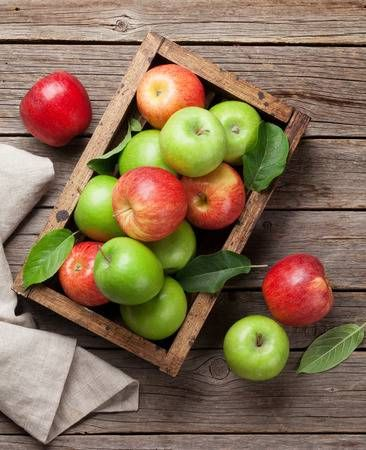
//> input picture fruit1.jpeg, 366 x 450 px
$ ./소스   (built with g++ and OpenCV 4)
//> lines starting //> are read from the running program, lines starting //| are printed output that depends on the picture
#include <iostream>
#include <time.h>
#include "opencv2/core/core.hpp"
#include "opencv2/highgui/highgui.hpp"
#include "opencv2/imgproc/imgproc.hpp"
using namespace std;
using namespace cv;

void exCvMeanShift();
void exMyMeanShift();

void main()
{
	exCvMeanShift();
	exMyMeanShift();
}

void exCvMeanShift()
{
	Mat img = imread("fruit1.jpeg");
//> img is the input picture: 450 rows x 366 cols, CV_8UC3; mean B, G, R 84.7, 111.2, 134.9
	if (img.empty()) exit(-1);
	cout << "------exCvMeanshift() -------" << endl;

	resize(img, img, Size(256, 256), 0, 0, CV_INTER_AREA);
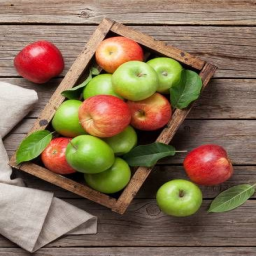
//> img: 256 rows x 256 cols, CV_8UC3; mean B, G, R 84.7, 111.2, 134.9
	imshow("Src", img);
	imwrite("exCvMeanShift_src.jpg", img);

	pyrMeanShiftFiltering(img, img, 8, 16);
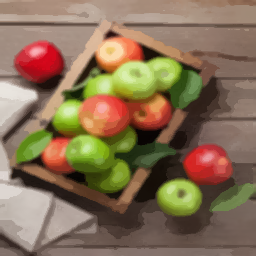
//> img: 256 rows x 256 cols, CV_8UC3; mean B, G, R 84.9, 111.4, 135
//> in exMyMeanShift, `cvtColor(img, img, CV_RGB2Luv);`: img: 256 rows x 256 cols, CV_8UC3; mean of channels 0, 1, 2 115.6, 87.5, 117.1

	imshow("DstexcvMeanShift", img);
	//waitKey();
	//destroyAllWindows();
	imwrite("exCvMeanShift_dst.jpg", img);
}

class Point5D
{
	//Mean shift 구현을 위한 전용 포인트 클래스

public:
	float x, y, l, u, v;

	Point5D();
	~Point5D();

	void accumPt(Point5D); //포인트 축적
	void copyPt(Point5D); // 포인트 복사
	float getColorDist(Point5D); // 색상 거리 계산
	float getSpatialDsit(Point5D); // 좌표 거리 계산
	void scalePt(float); // 포인트 스케일링 함수(평균용)
	void setPt(float, float, float, float, float); // 포인트 값 설정 함수
	void printPt(); // 포인트 값 출려함수
};

Point5D::Point5D() {
	x = -1;
	y = -1;
}
Point5D::~Point5D()
{

}

void Point5D::accumPt(Point5D Pt)
{
	x += Pt.x;
	y += Pt.y;
	l += Pt.l;
	u += Pt.u;
	v += Pt.v;
}

void Point5D::copyPt(Point5D Pt)
{
	x = Pt.x;
	y = Pt.y;
	l = Pt.l;
	u = Pt.u;
	v = Pt.v;
}

float Point5D::getColorDist(Point5D Pt)
{
	return sqrt(pow(l - Pt.l, 2) +
		pow(u - Pt.u, 2) +
		pow(v - Pt.v, 2));
}

float Point5D::getSpatialDsit(Point5D Pt)
{
	return sqrt(pow(x - Pt.x, 2) + pow(y - Pt.y, 2));
}

void Point5D::scalePt(float scale)
{
	x *= scale;
	y *= scale;
	l *= scale;
	u *= scale;
	v *= scale;
}

void Point5D::setPt(float px, float py, float pl, float pa, float pb)
{
	x = px;
	y = py;
	l = pl;
	u = pa;
	v = pb;
}

void Point5D::printPt()
{
	cout << x << " " << y << " " << l << " " << u << " " << v << endl;
}

class MeanShift
{
	//Mean shift 클래스

public:
	float bw_spatial = 8;
	float bw_color = 16;
	float min_shift_color = 0.1;
	float min_shift_spatial = 0.1;
	int max_steps = 10;
	vector <Mat> img_split;
	MeanShift(float, float, float, float, int);
	void doFiltering(Mat&);
};

MeanShift::MeanShift(float bs, float bc, float msc, float mss, int ms)
{
	//생성자

	bw_spatial = bs;
	bw_color = bc;
	max_steps = ms;
	min_shift_color = msc;
	min_shift_spatial = mss;
}

void MeanShift::doFiltering(Mat& img)
{
	int height = img.rows;
//> height = 256
	int width = img.cols;
//> width = 256
	split(img, img_split);
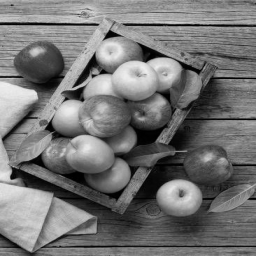
//> img_split[0]: 256 rows x 256 cols, CV_8UC1; min 0, max 240, mean 115.6
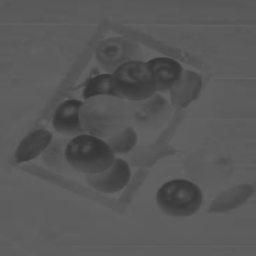
//> img_split[1]: 256 rows x 256 cols, CV_8UC1; min 52, max 100, mean 87.5
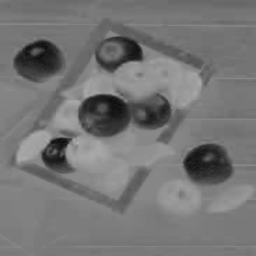
//> img_split[2]: 256 rows x 256 cols, CV_8UC1; min 12, max 177, mean 117.1
	Point5D pt, pt_prev, pt_cur, pt_sum;

	int pad_left, pad_right, pad_top, pad_bottom;
	size_t n_pt, step;

	for (int row = 0; row < height; row++)
	{
		for (int col = 0; col < width; col++)
		{

			pad_left = (col - bw_spatial) > 0 ? (col - bw_spatial) : 0;
			pad_right = (col + bw_spatial) < width ? (col + bw_spatial) : width;
			pad_top = (row - bw_spatial) > 0 ? (row - bw_spatial) : 0;
			pad_bottom = (row + bw_spatial) < height ? (row + bw_spatial) : height;

			//<현재 픽셀 세팅>

			pt_cur.setPt(row, col, (float)img_split[0].at<uchar>(row, col), (float)img_split[1].at<uchar>(row, col), (float)img_split[2].at<uchar>(row, col));

			//<주변 픽셀 탐색>
			step = 0;
			do {
				pt_prev.copyPt(pt_cur);
				pt_sum.setPt(0, 0, 0, 0, 0);
				n_pt = 0;
				for (int hx = pad_top; hx < pad_bottom; hx++)
				{
					for (int hy = pad_left; hy < pad_right; hy++)
					{
						pt.setPt(hx, hy, (float)img_split[0].at<uchar>(hx, hy), (float)img_split[1].at<uchar>(hx, hy), (float)img_split[2].at<uchar>(hx, hy));

						//<color bandwidth 안에서 축적>
						if (pt.getColorDist(pt_cur) < bw_color)
						{
							pt_sum.accumPt(pt);
							n_pt++;
						}
					}
				}

				// <축적 결과를 기반으로 현재픽셀 갱신>
				pt_sum.scalePt(1.0 / n_pt); // 축적 결과 평균
				pt_cur.copyPt(pt_sum);
				step++;
			}
			while ((pt_cur.getColorDist(pt_prev) > min_shift_color) && (pt_cur.getSpatialDsit(pt_prev) > min_shift_spatial) && (step < max_steps));
			 // 변화량 최소조건을 만족할 때까지 반복
			//최대 반복횟수 조건도 포함

			//<결과 픽셀 갱신>
			img.at<Vec3b>(row, col) = Vec3b(pt_cur.l, pt_cur.u, pt_cur.v);
		}
	}
//> this loop made 256 passes
//> (pad_top, step) on passes 1 to 3: (0, 7), (0, 2), (0, 7)
//> img: 256 rows x 256 cols, CV_8UC3; mean of channels 0, 1, 2 115.9, 87, 116.5
//> after the loop, pad_left = 247; pad_right = 256; pad_top = 247; pad_bottom = 256; step = 3; n_pt = 66
}

void exMyMeanShift()
{
	Mat img = imread("fruit1.jpeg");
	if (img.empty()) exit(-1);
	cout << "------exMyMeanshift() -------" << endl;

	resize(img, img, Size(256, 256), 0, 0, CV_INTER_AREA);
	imshow("Src", img);
	imwrite("exMyMeanShift_src.jpg", img);
	cvtColor(img, img, CV_RGB2Luv);

	MeanShift MSProc(8, 16, 0.1, 0.1, 10);
	MSProc.doFiltering(img);

	cvtColor(img, img, CV_Luv2RGB);
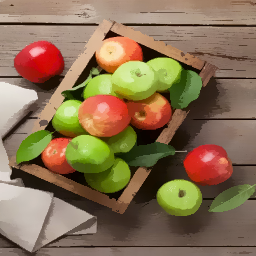
//> img: 256 rows x 256 cols, CV_8UC3; mean B, G, R 81.8, 111.4, 135.5

	imshow("Dst1exMyMeanShift", img);
	waitKey();
	destroyAllWindows();
	imwrite("exCvMeanShift_dst.jpg", img);
}

$ run again, with butt.jpg copied over fruit1.jpeg
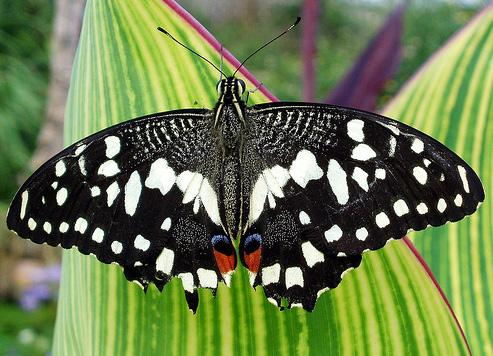
//> input picture butt.jpg, 493 x 356 px
//> in exCvMeanShift, img is the input picture: 356 rows x 493 cols, CV_8UC3; mean B, G, R 77.2, 123.6, 107
//> in doFiltering, `split(img, img_split);`:
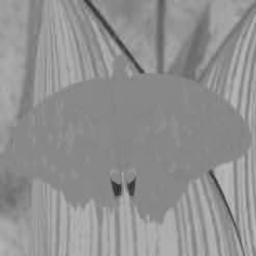
//> img_split[2]: 256 rows x 256 cols, CV_8UC1; min 41, max 188, mean 144.8
//> the loop in doFiltering, `for (int row = 0; row < height; row++)` made 256 passes
//> (pad_top, step) on passes 1 to 3: (0, 5), (0, 4), (0, 4)
//> after the loop in doFiltering, `for (int row = 0; row < height; row++)`: pad_left = 247; pad_right = 256; pad_top = 247; pad_bottom = 256; step = 3; n_pt = 26
//> in exMyMeanShift, `cvtColor(img, img, CV_Luv2RGB);`:
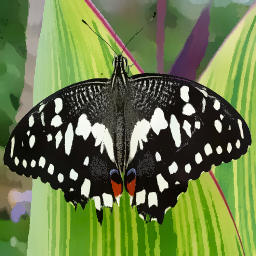
//> img: 256 rows x 256 cols, CV_8UC3; mean B, G, R 72.8, 122.8, 106.5

$ run again, with cat.jpg copied over fruit1.jpeg
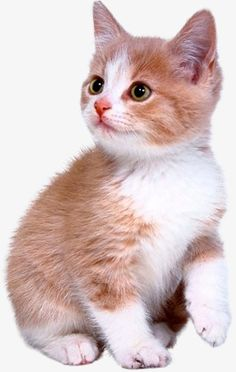
//> input picture cat.jpg, 236 x 372 px
//> in exCvMeanShift, img is the input picture: 372 rows x 236 cols, CV_8UC3; mean B, G, R 194.6, 195.9, 215.1
//> in doFiltering, `split(img, img_split);`:
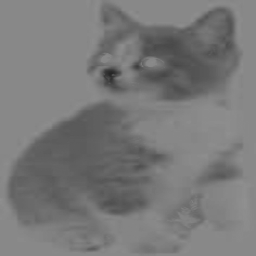
//> img_split[2]: 256 rows x 256 cols, CV_8UC1; min 38, max 144, mean 121
//> the loop in doFiltering, `for (int row = 0; row < height; row++)` made 256 passes
//> pad_top on passes 1 to 3: 0, 0, 0
//> after the loop in doFiltering, `for (int row = 0; row < height; row++)`: pad_left = 247; pad_right = 256; pad_top = 247; pad_bottom = 256; step = 1; n_pt = 81
//> in exMyMeanShift, `cvtColor(img, img, CV_Luv2RGB);`:
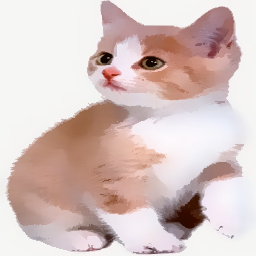
//> img: 256 rows x 256 cols, CV_8UC3; mean B, G, R 193.3, 196.2, 215.5

$ run again, with church.jpg copied over fruit1.jpeg
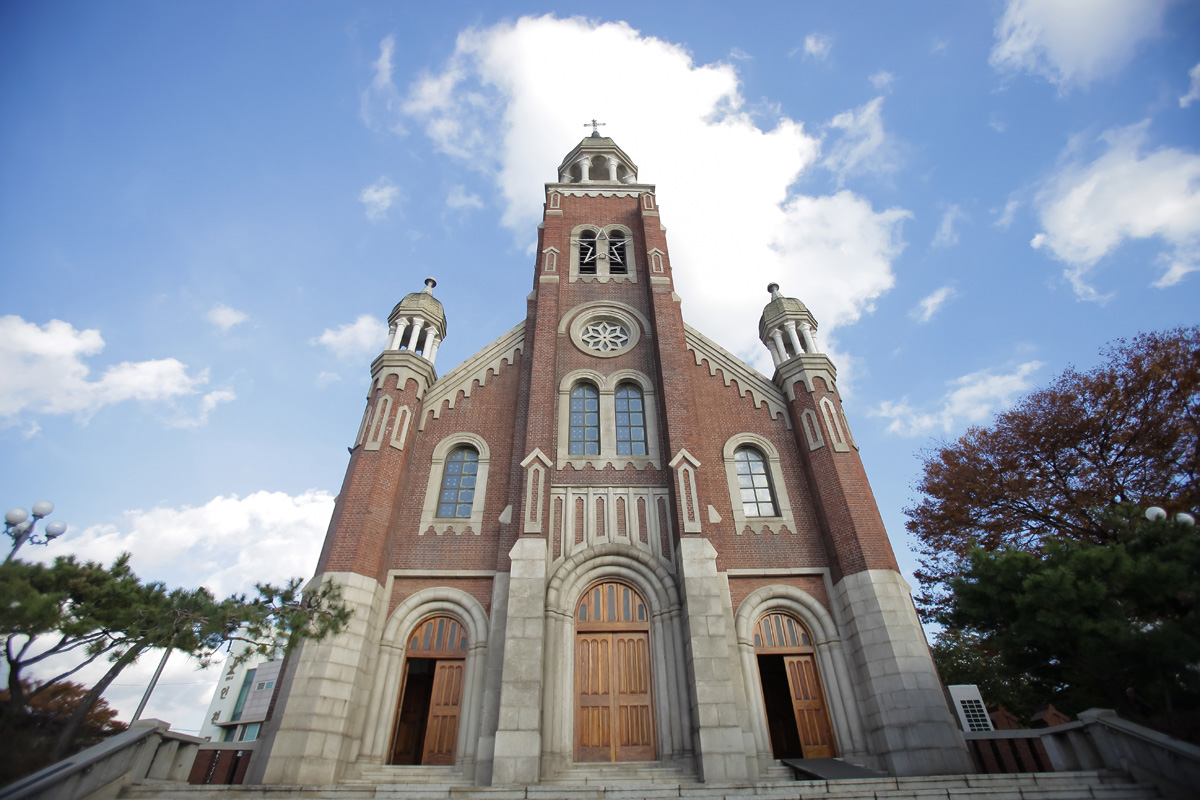
//> input picture church.jpg, 1200 x 800 px
//> in exCvMeanShift, img is the input picture: 800 rows x 1200 cols, CV_8UC3; mean B, G, R 159.4, 144.3, 135
//> in doFiltering, `split(img, img_split);`:
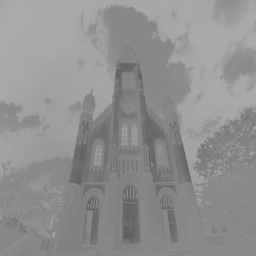
//> img_split[2]: 256 rows x 256 cols, CV_8UC1; min 94, max 172, mean 144.2
//> the loop in doFiltering, `for (int row = 0; row < height; row++)` made 256 passes
//> (pad_top, step) on passes 1 to 3: (0, 3), (0, 3), (0, 3)
//> after the loop in doFiltering, `for (int row = 0; row < height; row++)`: pad_left = 247; pad_right = 256; pad_top = 247; pad_bottom = 256; step = 2; n_pt = 81
//> in exMyMeanShift, `cvtColor(img, img, CV_Luv2RGB);`:
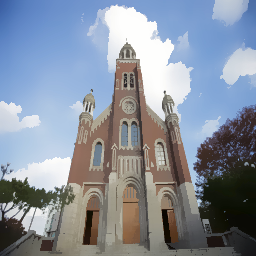
//> img: 256 rows x 256 cols, CV_8UC3; mean B, G, R 157.1, 143.6, 134.8
